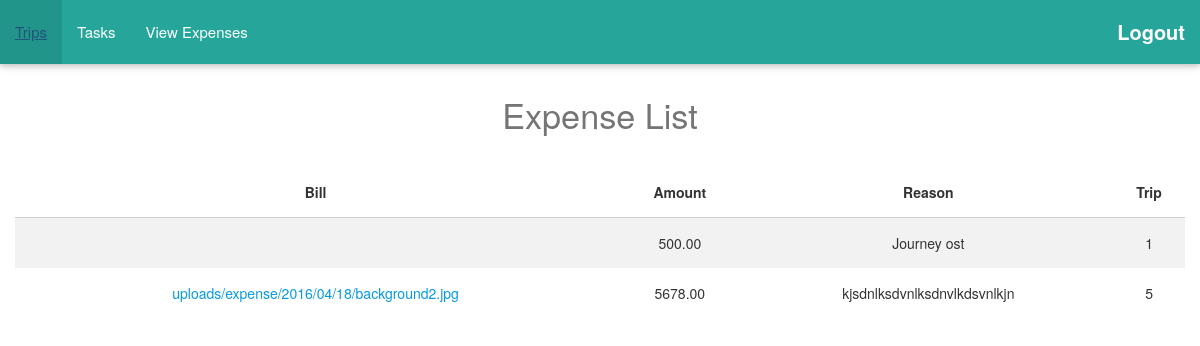
The page /homepage/showexpensess/ (signed in) on the database its author committed.
### logistics/models.py (models this page shows, shortened)
class Expense (models.Model):
	bill = models.FileField(upload_to='uploads/expense/%Y/%m/%d/',blank=True)
	amount = models.DecimalField(max_digits=12,decimal_places=2)
	reason = models.TextField(blank=True)
	trip = models.ForeignKey(Trip)

class Trip (models.Model):
	truck_registration_number = models.ForeignKey(Truck)
	trip_source = models.CharField(max_length=50,blank=True)
	trip_destination = models.CharField(max_length=50,blank=True)
	trip_distance = models.PositiveIntegerField(blank=True)
	trip_shipper = models.CharField(max_length=50,blank=True)
	trip_consignee = models.CharField(max_length=50,blank=True)
	trip_goods_type = models.CharField(max_length=50,blank=True)
	trip_container_number = models.CharField(max_length=50,blank=True)
	trip_weight = models.PositiveIntegerField(default=100,blank=True)
	trip_start_date = models.DateField(default=datetime.date.today,blank=True)
	trip_end_date = models.DateField(default=datetime.date.today,blank=True)
	def __str__(self):
		return str(self.id)

### homepage/views.py (the view)
def show_emp_trip_expenses(request):
    emp_id = request.user.id
    print request.user
    expenses = Expense.objects.filter(trip__truck_registration_number__truck_driver__id=emp_id)
    return render(request, 'homepage/expenses_list_emp.html', {'expenses': expenses,'title':"Trip Expenses"})

### homepage/templates/homepage/expenses_list_emp.html (shortened to what this page needs)
{% extends 'homepage/second.html' %}
{% block content %}
<div class="container-fluid">
    <div class="row">
        <h4 class="center-align headingcolour">Expense List</h4>
    </div>
    {% if expenses %}
    <table class="striped responsive-table centered">
        <thead>
            <tr>
                <th>Bill</th>
                <th>Amount</th>
                <th>Reason</th>
                <th>Trip</th>
            </tr>
        </thead>
        <tbody>
            {% for expense in expenses %}
            <tr>
                <td><a href="/media/{{expense.bill}}">{{expense.bill}}</a></td>
                <td>{{expense.amount}}</td>
                <td>{{expense.reason}}</td>
                <td>{{expense.trip}}</td>
            </tr>
            {% endfor %}
        </tbody>
    </table>
    {% else %}
    <p>No results !</p>
    {% endif %}
</div>
{% endblock %}

### logistics/static/css/style.css (style rules this page uses)
.headingcolour { color: #757575; }
body { background: #ffffff; }

### rows shown on the page
Expense: amount "500.00", reason "Journey ost", trip "1"
Expense: bill "uploads/expense/2016/04/18/background2.jpg", amount "5678.00", reason "kjsdnlksdvnlksdnvlkdsvnlkjn", trip "5"
